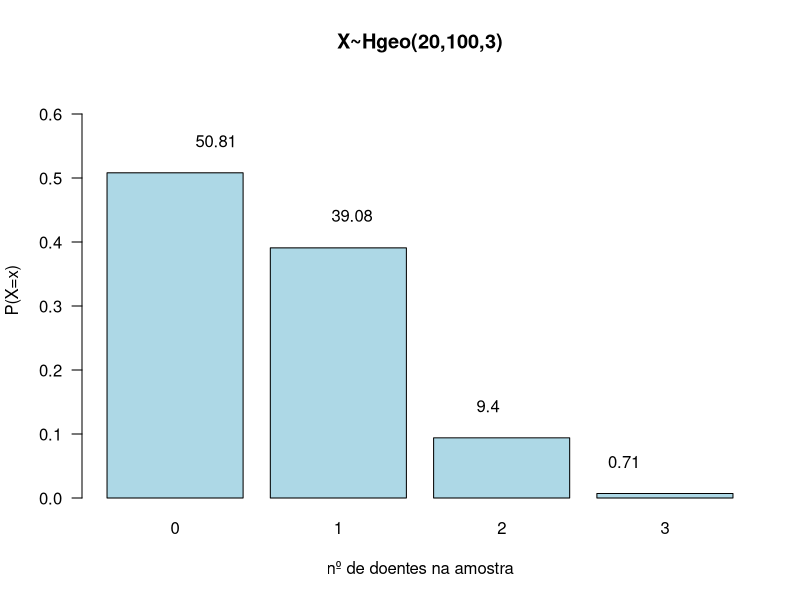

The R script that drew this image:
# Somatória e suas Propriedades
X <- c(1.6, 1.8, 1.8, 1.75, 1.72)
Y <- c(19, 22, 19, 20, 18)

# somas simples
sum(X)
sum(Y)

# soma parcial
sum(Y[2:4])

# soma do produto
sum(X*Y)

# Soma dos quadrados é diferente do quadrado da soma
sum(Y^2)
sum(Y)^2

# Propriedade da Soma
# Soma de uma constante k
k <- 3
n <- 5
vetor <- rep(k,n)
sum(vetor)
n*k

# Soma da v.a. multiplica pela constante
# SOMA {k * X}
3*sum(X)
sum(X*k)

# Soma de duas variáveis aleatórias
sum(X+Y)
sum(X)+sum(Y)

# Combinação simples
sum(k*X+k)
k*sum(X)+n*k

# Soma de X menos a média de X
xb <- mean(X)
round(sum(X-xb))
round(sum(Y-mean(Y)))

# Gerando 100 valores aleatórios
Z <- rnorm(100)
round(sum(Z-mean(Z)))


# Provavilidade
3*(20*79*80/100/99/98)
3*(20/100*19/99*80/98)
20*19*18/100/99/98

##
95^5/435e6
95^9/435e6/3600/24/365


# Fatorial
factorial(7)
2*factorial(5)*factorial(4)*factorial(3)

# combinação no R
choose(20,0)*choose(80,3)/choose(100,3)
choose(20,1)*choose(80,2)/choose(100,3)
choose(20,2)*choose(80,1)/choose(100,3)
choose(20,3)*choose(80,0)/choose(100,3)

# Código da Hipergeométrica
N = 100 # Número total de elementos na população
M = 20 # número total de elementos de interesse (doentes) na população
r = 3 # tamanho da amostra.
x=0:r # os possiveis valores de doentes na amostra.
px<-dhyper(x,M,N-M,r) # função que faz a distribuição hipergeométrica
barplot(px,names=x,col="lightblue",las=1,ylim=c(0,0.65),
        xlab="nº de doentes na amostra",ylab="P(X=x)",main="X~Hgeo(20,100,3)")
text(1:length(x),px+.05,round(px*100,2))


















